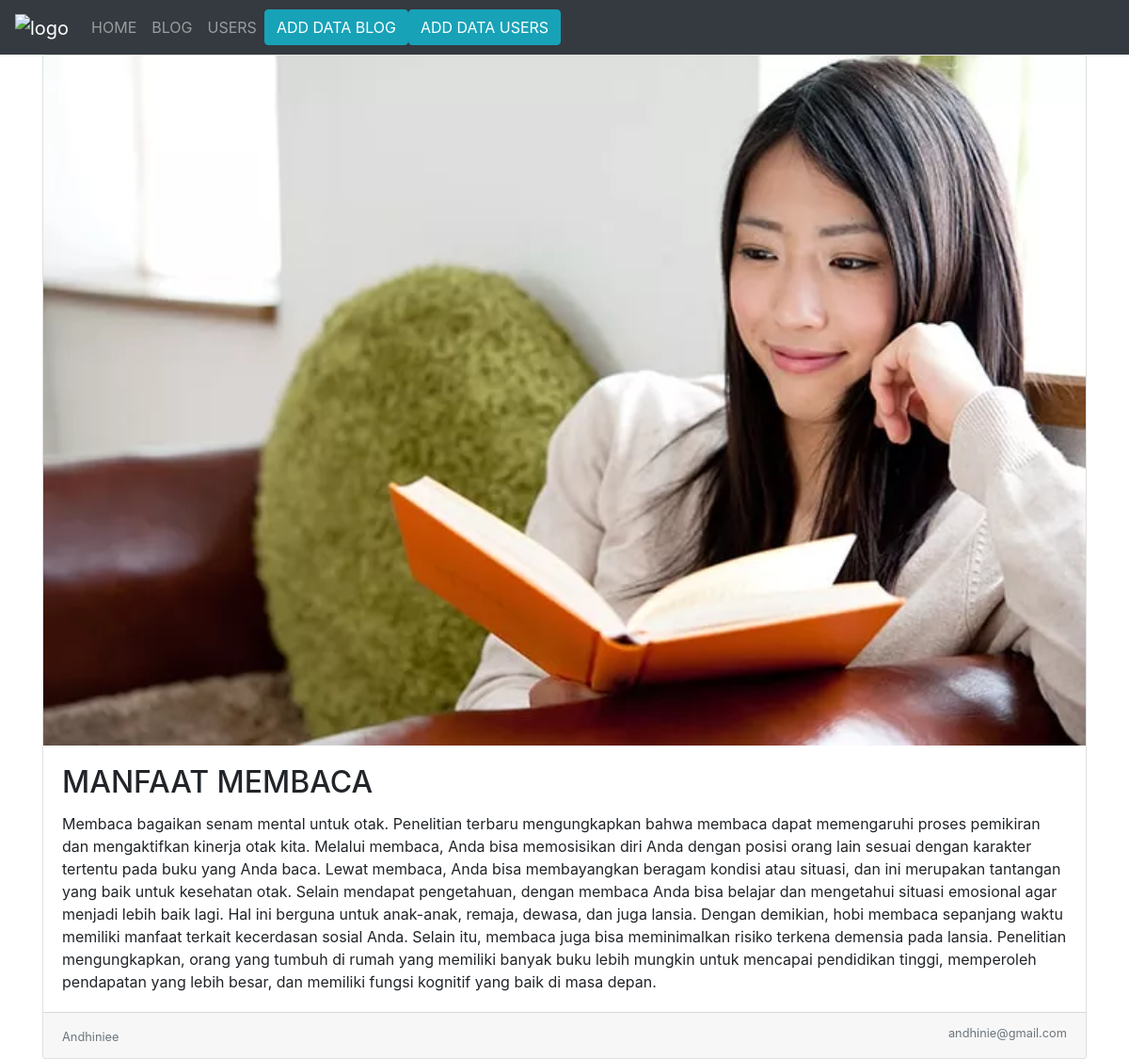
The app's page /detail.php?id=15 with its own data.
### tables this page shows
CREATE TABLE `image_blog` (
  `id` int(3) NOT NULL,
  `title` varchar(250) NOT NULL,
  `content` varchar(5000) NOT NULL,
  `user_id` varchar(6) NOT NULL,
  `file_image` varchar(250) NOT NULL
);

CREATE TABLE `users` (
  `id` int(3) NOT NULL,
  `id_users` varchar(6) NOT NULL,
  `name` varchar(250) NOT NULL,
  `email` varchar(250) NOT NULL
);

### detail.php (the view)
<?php
require("header.php");
require("koneksi.php");
$id = $_GET['id'];
$ambil = mysqli_query($conn, "SELECT * FROM image_blog INNER JOIN users ON users.id_users=image_blog.user_id WHERE image_blog.id=$id");
$data = mysqli_fetch_assoc($ambil);
?>
<div class="container">
    <div class="card">
        <div>
            <img src="img/<?= $data["file_image"]; ?>" class="card-img-top">
        </div>
        <div class="card-body">
            <h2 class="card-title"><?= $data["title"]; ?></h2>
            <p class="card-text"><?= $data["content"]; ?></p>
        </div>
        <div class="card-footer">
            <small class="text-muted"><?= $data["name"]; ?></small>
            <small class="text-muted float-right"><?= $data["email"]; ?></small>
        </div>
    </div>
</div>
</body>
</html>

### records on screen
image_blog: file_image (picture), title "MANFAAT MEMBACA", content "Membaca bagaikan senam mental untuk otak. Penelitian terbaru mengungkapkan bahwa membaca dapat memengaruhi proses pemikiran dan mengaktifkan kinerja otak kita. Melalui membaca, Anda bisa memosisikan diri Anda dengan posisi orang lain sesuai dengan karakter tertentu pada buku yang Anda baca. Lewat membaca, Anda bisa membayangkan beragam kondisi atau situasi, dan ini merupakan tantangan yang baik untuk kesehatan otak. Selain mendapat pengetahuan, dengan membaca Anda bisa belajar dan mengetahui situasi emosional agar menjadi lebih baik lagi. Hal ini berguna untuk anak-anak, remaja, dewasa, dan juga lansia. Dengan demikian, hobi membaca sepanjang waktu memiliki manfaat terkait kecerdasan sosial…", users.name "Andhiniee", users.email "andhinie@gmail.com"
